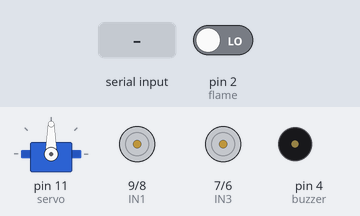
Recording of a sketch running on a simulated Arduino Uno, built with avr-gcc and run on an emulated ATmega328P. Shown: servo, motor-driver pin pairs drawn as motors (green arrow = first pin HIGH = forward, orange = second pin HIGH = backward, longer = more drive, scaled by the enable pin), buzzer (waves = sounding, pin HIGH). The inputs (shaded band) are chosen by the test bench; at power-on: pin 2 (flame) LOW.

Above: at 1.2 s.
1.3 s: "Q" received over Serial
At 1.76 s:
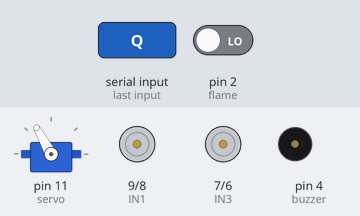
4.3 s: pin 2 (flame) driven HIGH
At 5.45 s:
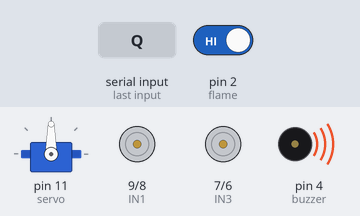
7.3 s: "F" received over Serial
At 8.5 s:
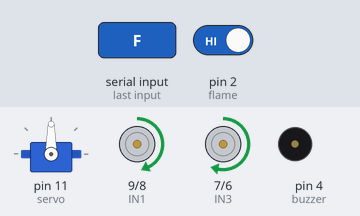
9.1 s: "B" received over Serial
At 9.6 s:
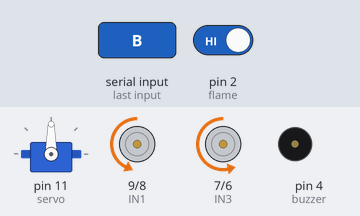
10.6 s: "R" received over Serial
At 11.8 s:
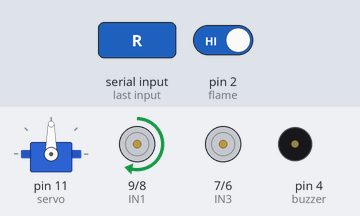
12.1 s: "L" received over Serial
At 13.1 s:
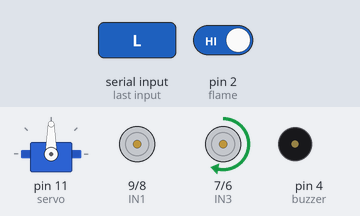
Timing chart, 0 to 14.6 s (numbered marks = the images above; inputs shaded):
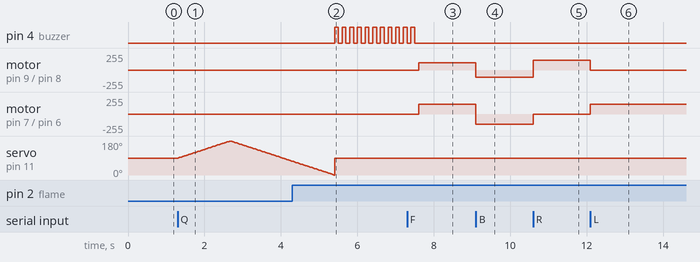

The sketch:

Controlled_robot_by_Bluetooth.ino
```cpp
#include<Servo.h>
#define speedL 3
#define IN1 9
#define IN2 8
#define IN3 7
#define IN4 6
#define speedR 5
#define buzzer 4
Servo servo;
int angle, flame_detector=0;
int flame =2;
char Reading;


void setup()
{
Serial.begin (9600);
for(int i=3 ; i<=9 ; i++)
{
pinMode(i, OUTPUT);
}
servo.attach(11);
pinMode(flame,INPUT);
}


void forword()
{
digitalWrite(IN1, HIGH);
digitalWrite(IN2, LOW);
digitalWrite(IN3, HIGH);
digitalWrite(IN4, LOW);
analogWrite(speedL,110);
analogWrite(speedR,150);
}
void backword()
{
digitalWrite(IN1, LOW);
digitalWrite(IN2, HIGH);
digitalWrite(IN3, LOW);
digitalWrite(IN4, HIGH);
analogWrite(speedL,110);
analogWrite(speedR,150);
}void left()
{
digitalWrite(IN1, LOW);
digitalWrite(IN2, LOW);
digitalWrite(IN3, HIGH);
digitalWrite(IN4, LOW);
analogWrite(speedL,0);
analogWrite(speedR,150);
}
void right()
{
digitalWrite(IN1, HIGH);
digitalWrite(IN2, LOW);
digitalWrite(IN3, LOW);
digitalWrite(IN4, LOW);
analogWrite(speedL,150);
analogWrite(speedR,0);
}void stopp() {
digitalWrite(IN1, LOW);
digitalWrite(IN2, LOW);
digitalWrite(IN3, LOW);
digitalWrite(IN4, LOW);
analogWrite(speedL,0);
analogWrite(speedR,0); }
void loop() {
if(Serial.available()>0){
Reading=Serial.read();
switch(Reading){
case 'F': forword(); break;
case 'B': backword(); break;
case 'R': right(); break;
case 'L' : left(); break;
case 'S' :stopp(); break;
case 'Q':
{
  for(angle=90;angle<=180 ;angle+=1)
  {
    if(digitalRead(flame)==1)
    flame_detector++;
    servo.write(angle);
    delay(15);

  }
  for(angle=180;angle>=0;angle--)
  {
    if(digitalRead(flame)==1 )
    flame_detector++;
    servo.write(angle);
    delay(15);


  }
  servo.write(90);
  if(flame_detector >0)
  {
    for(int i=0;i<=10 ;i++)
    {
      digitalWrite(buzzer,1);
      delay(100);
      digitalWrite(buzzer,0);
      delay(100);
    }
    flame_detector=0;
  }
  }
}
}
}
```

Measured:
- after the input at 1.3 s, servo on pin 11 (servo): rises from 90° to 180° in 1.3 s, then falls to 74° in 1.6 s
- after the input at 4.3 s, pin 4 (buzzer): alternates HIGH for 0.10 s and LOW for 0.10 s, starting after 1.1 s
- after the input at 7.3 s, motor on pin 9 (IN1) / pin 8 (IN2): stopped → forward 110/255 after 0.30 s; motor on pin 7 (IN3) / pin 6 (IN4): stopped → forward 150/255 after 0.30 s
- after the input at 9.1 s, motor on pin 9 (IN1) / pin 8 (IN2): forward 110/255 → backward 110/255 at once; motor on pin 7 (IN3) / pin 6 (IN4): forward 150/255 → backward 150/255 at once
- after the input at 10.6 s, motor on pin 9 (IN1) / pin 8 (IN2): backward 110/255 → forward 150/255 at once; motor on pin 7 (IN3) / pin 6 (IN4): backward 150/255 → stopped at once
- after the input at 12.1 s, motor on pin 9 (IN1) / pin 8 (IN2): forward 150/255 → stopped at once; motor on pin 7 (IN3) / pin 6 (IN4): stopped → forward 150/255 at once
